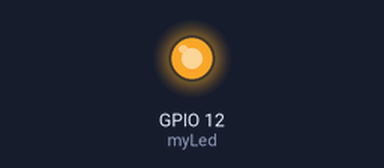
Bench run of a program on a simulated ESP8266 board running MicroPython. On the bench: output pins drawn as LEDs (lit = HIGH). At 0.1 s the program stops and its outputs stay as they are.

Above: at 0.1 s.
Timing chart, 0 to 1.6 s (numbered marks = the images above):
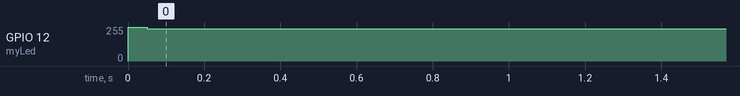

The program:

10_Fade_LED.py
```python
# Fading the LED
# by Pranav Khatale
# 24 November 2020
import time
from machine import Pin, PWM

#Define a function to change duty cycle
def brightness(pwmLed, percentage):
     #The duty cycle is between 0 and 1023 inclusive.
     pwmLed.duty(int (percentage * 1023 / 100));

# Setup a GPIO Pin for output
myLed = Pin(12, Pin.OUT)
#Instantiate a PWM object
myLedPwm = PWM(myLed)


percentageVal = 100
delta = 5

for i in range(10):
    for j in range(20):
        brightness(myLedPwm, percentageVal)

        if percentageVal >= 100 or percentageVal <=0 :
            delta = -1 * delta
            percentageVal = percentageVal + delta
            time.sleep_ms(50)

            #deinitialize/stop the PWM
            myLedPwm.deinit()
```

Measured:
- by itself, GPIO 12 (myLed): 0/255 → 242/255 at 0.00 s
